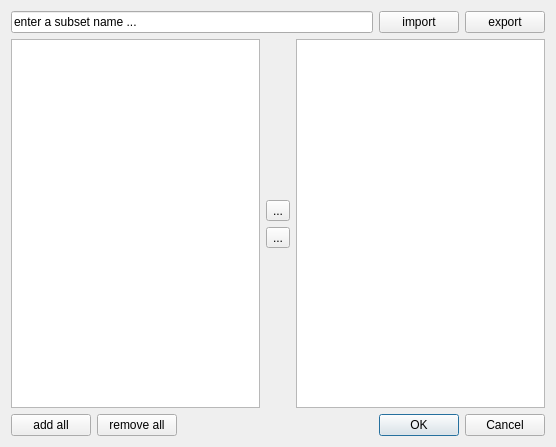
<?xml version="1.0" encoding="UTF-8"?>
<ui version="4.0">
 <class>ChooseSubset</class>
 <widget class="QDialog" name="ChooseSubset">
  <property name="geometry">
   <rect>
    <x>0</x>
    <y>0</y>
    <width>556</width>
    <height>447</height>
   </rect>
  </property>
  <property name="windowTitle">
   <string>Dialog</string>
  </property>
  <layout class="QVBoxLayout" name="verticalLayout_2">
   <item>
    <layout class="QHBoxLayout" name="horizontalLayout_4">
     <item>
      <widget class="QLineEdit" name="lineEdit">
       <property name="text">
        <string>enter a subset name ...</string>
       </property>
      </widget>
     </item>
     <item>
      <widget class="QPushButton" name="import_2">
       <property name="text">
        <string>import</string>
       </property>
      </widget>
     </item>
     <item>
      <widget class="QPushButton" name="export_2">
       <property name="text">
        <string>export</string>
       </property>
      </widget>
     </item>
     <item>
      <layout class="QHBoxLayout" name="horizontalLayout"/>
     </item>
    </layout>
   </item>
   <item>
    <layout class="QHBoxLayout" name="horizontalLayout_2">
     <item>
      <widget class="ProjectListWidget" name="listWidget">
       <property name="dragDropMode">
        <enum>QAbstractItemView::DragDrop</enum>
       </property>
       <property name="alternatingRowColors">
        <bool>false</bool>
       </property>
       <property name="selectionMode">
        <enum>QAbstractItemView::ExtendedSelection</enum>
       </property>
      </widget>
     </item>
     <item>
      <layout class="QVBoxLayout" name="verticalLayout">
       <item>
        <spacer name="verticalSpacer">
         <property name="orientation">
          <enum>Qt::Vertical</enum>
         </property>
         <property name="sizeHint" stdset="0">
          <size>
           <width>20</width>
           <height>40</height>
          </size>
         </property>
        </spacer>
       </item>
       <item>
        <widget class="QToolButton" name="rightButton">
         <property name="text">
          <string>...</string>
         </property>
         <property name="icon">
          <iconset resource="../icones.qrc">
           <normaloff>:/icones/rightarrow.png</normaloff>:/icones/rightarrow.png</iconset>
         </property>
        </widget>
       </item>
       <item>
        <widget class="QToolButton" name="leftButton">
         <property name="text">
          <string>...</string>
         </property>
         <property name="icon">
          <iconset resource="../icones.qrc">
           <normaloff>:/icones/leftarrow.png</normaloff>:/icones/leftarrow.png</iconset>
         </property>
        </widget>
       </item>
       <item>
        <spacer name="verticalSpacer_2">
         <property name="orientation">
          <enum>Qt::Vertical</enum>
         </property>
         <property name="sizeHint" stdset="0">
          <size>
           <width>20</width>
           <height>40</height>
          </size>
         </property>
        </spacer>
       </item>
      </layout>
     </item>
     <item>
      <widget class="ProjectListWidget" name="listWidget_2">
       <property name="dragDropMode">
        <enum>QAbstractItemView::DragDrop</enum>
       </property>
       <property name="selectionMode">
        <enum>QAbstractItemView::ExtendedSelection</enum>
       </property>
      </widget>
     </item>
    </layout>
   </item>
   <item>
    <layout class="QHBoxLayout" name="horizontalLayout_6">
     <item>
      <layout class="QHBoxLayout" name="horizontalLayout_5">
       <item>
        <widget class="QPushButton" name="add_all">
         <property name="text">
          <string>add all</string>
         </property>
        </widget>
       </item>
       <item>
        <widget class="QPushButton" name="remove_all">
         <property name="text">
          <string>remove all</string>
         </property>
        </widget>
       </item>
      </layout>
     </item>
     <item>
      <spacer name="horizontalSpacer_2">
       <property name="orientation">
        <enum>Qt::Horizontal</enum>
       </property>
       <property name="sizeHint" stdset="0">
        <size>
         <width>40</width>
         <height>20</height>
        </size>
       </property>
      </spacer>
     </item>
     <item>
      <widget class="QDialogButtonBox" name="buttonBox">
       <property name="orientation">
        <enum>Qt::Horizontal</enum>
       </property>
       <property name="standardButtons">
        <set>QDialogButtonBox::Cancel|QDialogButtonBox::Ok</set>
       </property>
      </widget>
     </item>
    </layout>
   </item>
  </layout>
 </widget>
 <customwidgets>
  <customwidget>
   <class>ProjectListWidget</class>
   <extends>QListWidget</extends>
   <header location="global">projectlistwidget.h</header>
  </customwidget>
 </customwidgets>
 <resources>
  <include location="../icones.qrc"/>
 </resources>
 <connections>
  <connection>
   <sender>buttonBox</sender>
   <signal>accepted()</signal>
   <receiver>ChooseSubset</receiver>
   <slot>accept()</slot>
   <hints>
    <hint type="sourcelabel">
     <x>248</x>
     <y>254</y>
    </hint>
    <hint type="destinationlabel">
     <x>157</x>
     <y>274</y>
    </hint>
   </hints>
  </connection>
  <connection>
   <sender>buttonBox</sender>
   <signal>rejected()</signal>
   <receiver>ChooseSubset</receiver>
   <slot>reject()</slot>
   <hints>
    <hint type="sourcelabel">
     <x>316</x>
     <y>260</y>
    </hint>
    <hint type="destinationlabel">
     <x>286</x>
     <y>274</y>
    </hint>
   </hints>
  </connection>
 </connections>
</ui>
